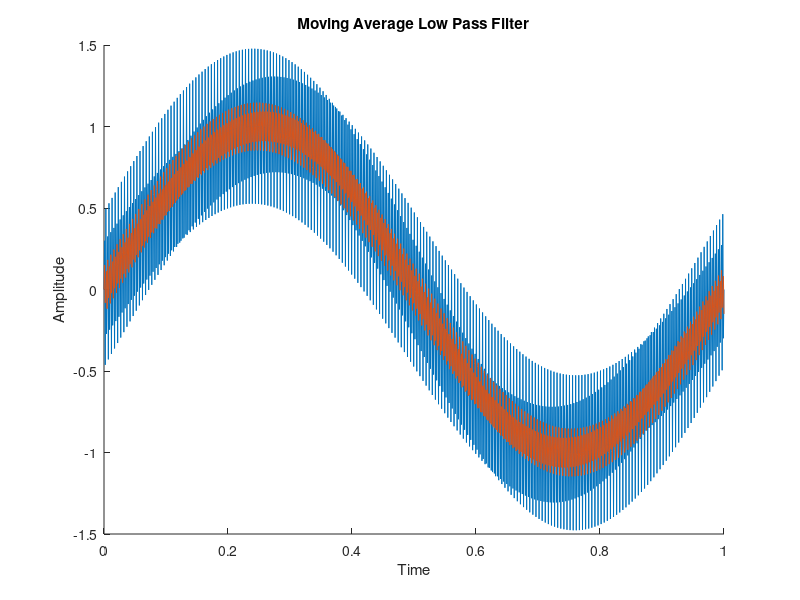

This chart was generated by the following MATLAB code:
time = linspace(0,1, 1000);
signal = sin(2*pi*time);

hf_noise = sin(2*pi*400*time);
noisy_signal = signal + 0.5 * hf_noise;

%{
moving average, states s, inputs x, output y, [0 1 0.5 0.5]
%}

s = zeros(length(time)+1, 1);
x = noisy_signal;
y = zeros(length(time), 1);

A = 0;
B = 1;
C = 0.5;
D = 0.5;

for n = 1:length(time)
    s(n+1) = A * s(n) + B * x(n);
    y(n) = C * s(n) + D * x(n);
end

hold on;
plot(time, noisy_signal);
plot(time, y);
xlabel('Time');
ylabel('Amplitude');
title('Moving Average Low Pass Filter')

hold off
